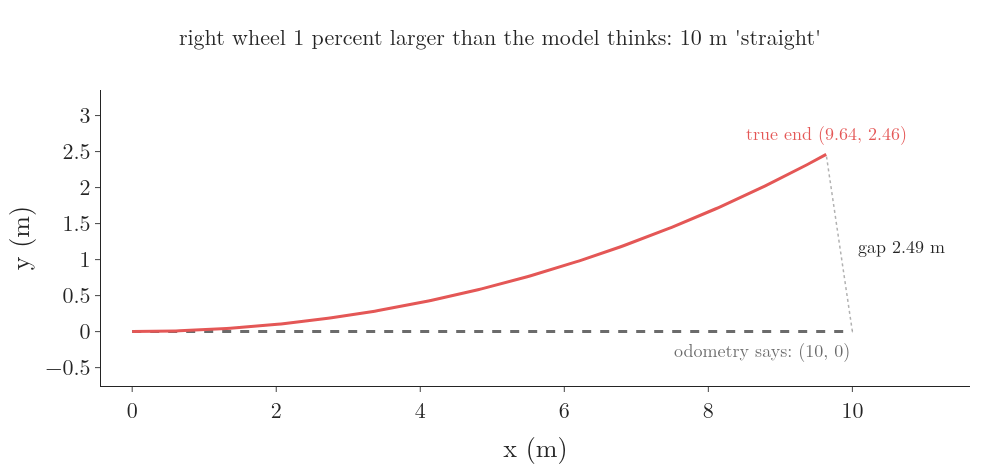

Generate this figure with Python:
"""Systematic odometry error: the robot's model uses wheel radius 0.05 m for both wheels, but the right wheel is
really 0.0505 m (1 percent larger). Equal tick counts look like driving straight 10 m to odometry; the true robot turns
left by 0.5 rad and ends 2.49 m from where odometry says. Run: python calib_drift.py -> calib_drift.png"""
from pathlib import Path

import numpy as np
import plotly.graph_objects as go
from gifkit import BLUE, FONT, GREY, RED

here = Path(__file__).parent
L = 0.2
s = np.linspace(0, 10, 200)                      # distance each wheel thinks it rolled (m)
dR, dL = 1.01 * s, s                             # true wheel distances
th = (dR - dL) / L
d = (dR + dL) / 2
Rt = d[-1] / th[-1]
xt, yt = Rt * np.sin(th), Rt * (1 - np.cos(th))
gap = np.hypot(xt[-1] - 10, yt[-1])
assert abs(th[-1] - 0.5) < 1e-9 and abs(gap - 2.487) < 0.001
fig = go.Figure()
fig.add_trace(go.Scatter(x=s, y=0 * s, mode="lines", line=dict(color=GREY, dash="dash", width=3)))
fig.add_trace(go.Scatter(x=xt, y=yt, mode="lines", line=dict(color=RED, width=3)))
fig.add_annotation(x=10, y=-0.25, text="odometry says: (10, 0)", showarrow=False, xanchor="right",
                   font=dict(size=18, color=GREY))
fig.add_annotation(x=xt[-1], y=yt[-1] + 0.3, text=f"true end ({xt[-1]:.2f}, {yt[-1]:.2f})", showarrow=False,
                   font=dict(size=18, color=RED))
fig.add_annotation(x=10.05, y=1.2, text=f"gap {gap:.2f} m", showarrow=False, xanchor="left", font=dict(size=18))
fig.add_shape(type="line", x0=10, y0=0, x1=xt[-1], y1=yt[-1], line=dict(color="black", width=1.5, dash="dot"))
fig.update_xaxes(range=[-0.3, 11.5], title="x (m)")
fig.update_yaxes(range=[-0.6, 3.2], title="y (m)", scaleanchor="x")
fig.update_layout(template="simple_white", width=1000, height=470, font=FONT, showlegend=False,
                  margin=dict(l=80, r=30, t=90, b=70),
                  title=dict(text="right wheel 1 percent larger than the model thinks: 10 m 'straight'", x=0.5,
                             font=dict(size=22)))
fig.write_image(here / "calib_drift.png")
